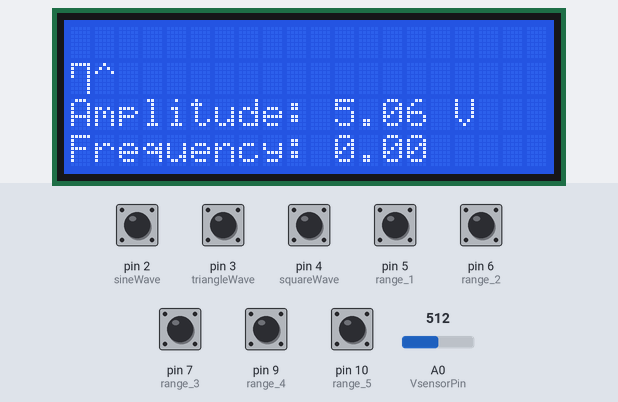
Bench run of a sketch on a simulated Arduino Uno, built with avr-gcc and run on an emulated ATmega328P. Parts: 20×4 character LCD. Inputs (shaded band) come from the test bench; at power-on: pin 2 (sineWave), pin 3 (triangleWave), pin 4 (squareWave), pin 5 (range_1), pin 6 (range_2), pin 7 (range_3), pin 9 (range_4), pin 10 (range_5) HIGH, A0 (VsensorPin) = 512.

Above: at 11.3 s.
11.4 s: pin 2 (sineWave) pulled LOW for 0.15 s
At 11.68 s:
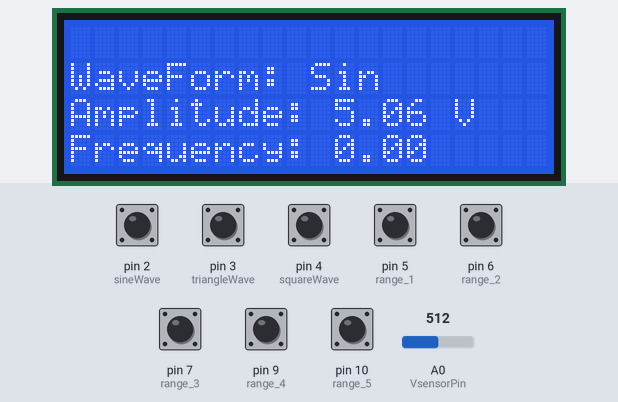
12.1 s: A0 (VsensorPin) set to 1023
At 12.79 s:
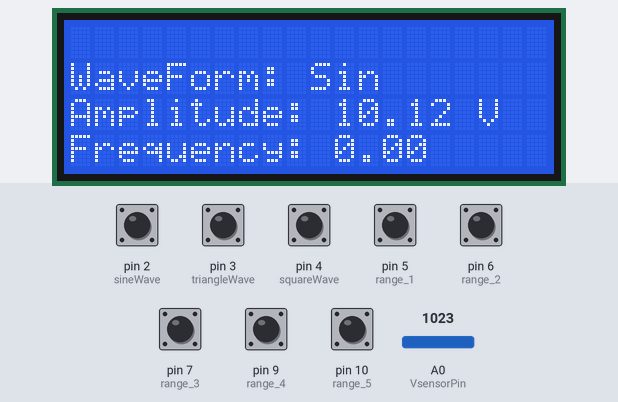
15.1 s: pin 9 (range_4) pulled LOW for 0.15 s
At 15.49 s:
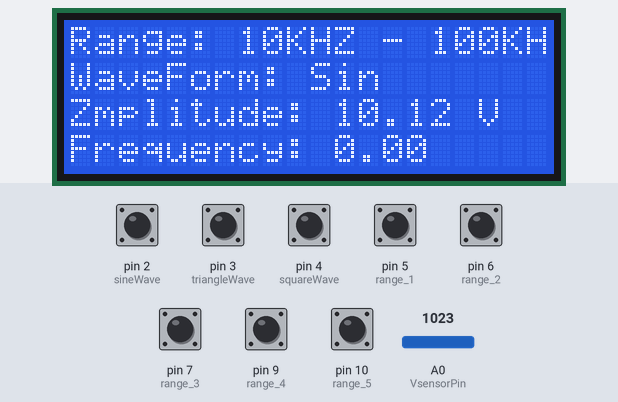
15.8 s: pin 6 (range_2) pulled LOW for 1 s
At 16.22 s:
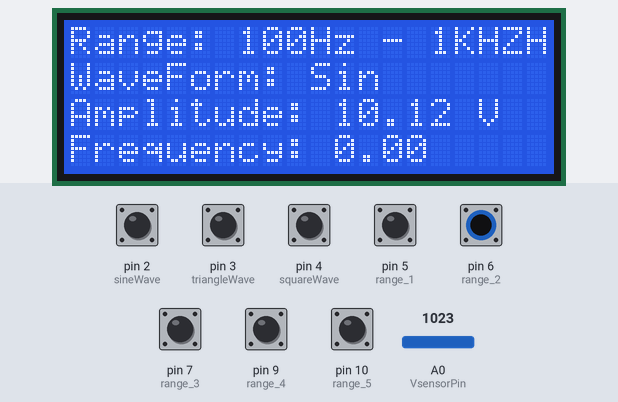
17.4 s: pin 3 (triangleWave) pulled LOW for 0.15 s
At 17.67 s:
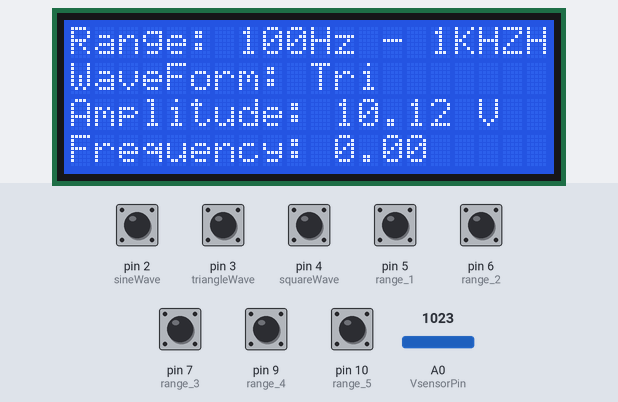
18.1 s: pin 4 (squareWave) pulled LOW for 0.15 s
At 18.39 s:
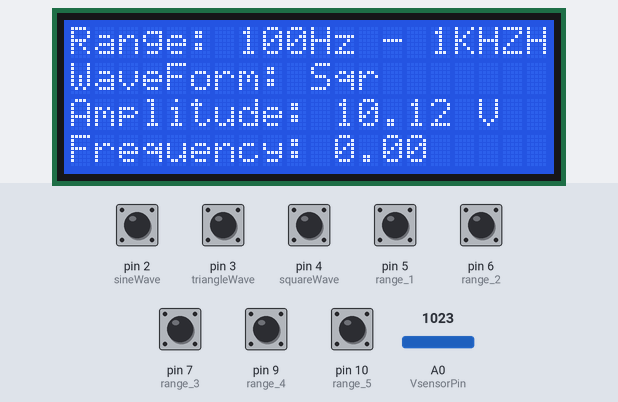
Timing chart, 0 to 19.8 s (numbered marks = the images above; inputs shaded):
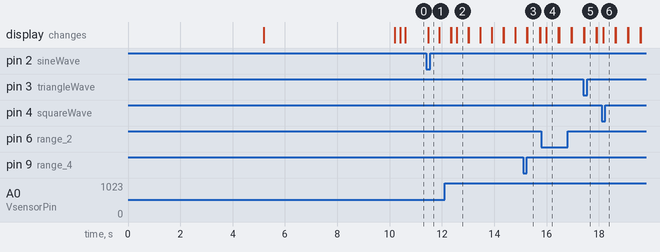

The sketch:

ARDUINO_FUNCTION_GENERATOR_R1.ino
```cpp
  /*
  #####################################################################################
  #
  #  	File:               ARDUINO_FUNCTION_GENERATOR_R1.INO
  #     Processor:          Arduino UNO, MEGA ou Teensy++ 2.0
  #  	Language:	    Wiring / C /Processing /Fritzing / Arduino IDE
  #
  #	Objectives:         Function Generator using XR-2206
  #
  #	Behavior:	    This FG will generate 3 wave forms like Sine, triangle and
  #                         square. It has DC, AC and TTL output.
  #                         Frequency (coarse and fine) adjust.
  #                         Amplitude and OffSet adjust.
  #                         Range and wave form selection by a rotary switch
  #
  #
  #     Author:             Marcelo Moraes
  #     Date:               03/23/2015
  #     place:              Brazil, Sorocaba City
  #     website:            arduinobymyself.blogspot.com.br
  #
  #####################################################################################

  This project contains public domain code.
  The modification is allowed without notice.
  */


  // libraries declaration
  #include <Wire.h>
  #include "Arduino.h"
  #include <LiquidCrystal_I2C.h> // I2C LCD display
  //#include <LiquidCrystal.h>  // 16 pins LCD display
  #include <FreqMeasure.h>


  // I2C LCD object declaration
  LiquidCrystal_I2C lcd(0x27, 20, 4); // I2C LCD display
  //LiquidCrystal lcd(11, 12, 5, 4, 3, 2);  // 16 pins LCD display


  // variables definition
  float Vsample=0;      // for amplitude
  float AMPLITUDE=0.0;  // amplitude final value calculation
  int VsensorPin = 0;    // arduino A0 pin voltage divider sensor
  double sum=0;
  int count=0;
  float frequency=0;  // for frequency
  float period=0;     // for period
  int frequencyRange = 0;
  int wave_Form = 0;
  // arduino pins
  int sineWave = 2;          // sine wave signal from SW2C
  int triangleWave = 3;      // triangle wave signal from SW2C
  int squareWave = 4;        // square wave signal from SW2C
  int range_1 = 5;           // range 0 -100Hz
  int range_2 = 6;           // range 100Hz -1KHz
  int range_3 = 7;           // range 1KHz -10KHz
  int range_4 = 9;           // range 10KHz -100KHz
  int range_5 = 10;          // range 100KHz -1MHz


  // system messages
  const char *string_table[] =
  {
    "       Welcome!",
    "  Arduino By Myself",
    " Function Generator",
    " Initializing, wait!",
    "",
    "",
    "",
    "",
    ""
  };


  // new character definition
  byte squareWave_1[8] = {
    B11111,
    B10001,
    B10001,
    B10001,
    B00001,
    B00001,
    B00001,
    B00001
  };
  byte squareWave_2[8] = {
    B00000,
    B00000,
    B00000,
    B00000,
    B00001,
    B00001,
    B00001,
    B11111
  };
  byte sineWave_1[8] = {
    B00100,
    B01010,
    B10001,
    B10001,
    B00000,
    B00000,
    B00000,
    B00000
  };
  byte sineWave_2[8] = {
    B00000,
    B00000,
    B00000,
    B00000,
    B10001,
    B10001,
    B01010,
    B00100
  };
  byte triangleWave_1[8] = {
    B00100,
    B01010,
    B10001,
    B00000,
    B00000,
    B00000,
    B00000,
    B00000
   };
   byte triangleWave_2[8] = {
    B00000,
    B00000,
    B00000,
    B10000,
    B01000,
    B00100,
    B00010,
    B00001
  };
  byte triangleWave_3[8] = {
    B00000,
    B00000,
    B00000,
    B00000,
    B00100,
    B01000,
    B10000,
    B00000
  };
  void setup() {

    // LCD initialization
    lcd.init();          // I2C LCD initialization
    //lcd.begin(20,4);     // LCD 16 pins initialization
    lcd.backlight();     // with Backlight
    lcd.clear();         // clearscreen

    //FreqMeasure initialization
    FreqMeasure.begin();

    // Wire initialization
    Wire.begin();

    // serial initialization
    Serial.begin(115200);


    // New character registration
    lcd.createChar(0, sineWave_1);
    lcd.createChar(1, sineWave_2);
    lcd.createChar(2, triangleWave_1);
    lcd.createChar(3, triangleWave_2);
    lcd.createChar(4, triangleWave_3);
    lcd.createChar(5, squareWave_1);
    lcd.createChar(6, squareWave_2);

    // arduino pins definition
    pinMode(sineWave, INPUT);
    digitalWrite(sineWave, HIGH);
    pinMode(triangleWave, INPUT);
    digitalWrite(triangleWave, HIGH);
    pinMode(squareWave, INPUT);
    digitalWrite(squareWave, HIGH);
    pinMode(range_1, INPUT);
    digitalWrite(range_1, HIGH);
    pinMode(range_2, INPUT);
    digitalWrite(range_2, HIGH);
    pinMode(range_3, INPUT);
    digitalWrite(range_3, HIGH);
    pinMode(range_4, INPUT);
    digitalWrite(range_4, HIGH);
    pinMode(range_5, INPUT);
    digitalWrite(range_5, HIGH);


    // initial messages on display
    lcd.clear();
    lcd.setCursor(0,0);
    lcd.print(string_table[0]);
    lcd.setCursor(0,1);
    lcd.print(string_table[1]);
    lcd.setCursor(0,2);
    lcd.print(string_table[2]);
    delay(5000);
    lcd.clear();
    lcd.setCursor(0,1);
    lcd.print(string_table[3]);
    delay(5000);
    lcd.clear();         // clearscreen
  }

  void loop() {
    //lcd.clear();         // clearscreen
    // main program, call functions

    range();  // check the range used from the switch S1B
    displayRange();
    waveForm();  // check the wave form used from teh switch S2C
    displayWaveForm();
    amplitudeMeter(); // calculate the amplitude from the resistor devider from the DC_output signal
    //displayAmplitude();
    for(int i=0;i<100;i++){
    frequencyMeter();  // get the frequency from the TTL_output signal
    }
    displayFrequency();

  }


  void range(){
    // check the range used from the switch S1B
    if(!digitalRead(range_1)){
      frequencyRange = 1;
    }
    if(!digitalRead(range_2)){
      frequencyRange = 2;
    }
    if(!digitalRead(range_3)){
      frequencyRange = 3;
    }
    if(!digitalRead(range_4)){
      frequencyRange = 4;
    }
    if(!digitalRead(range_5)){
      frequencyRange = 5;
    }
  }

  void displayRange(){
    lcd.setCursor(0,0);
    switch(frequencyRange){
      case 1:
        lcd.print("Range: 0 - 100HZ");
        break;
      case 2:
        lcd.print("Range: 100Hz - 1KHZ");
        break;
      case 3:
        lcd.print("Range: 1KHZ - 10KHZ");
        break;
      case 4:
        lcd.print("Range: 10KHZ - 100KHZ");
        break;
      case 5:
        lcd.print("Range: 100KHZ - 1MHZ");
        break;
      default:
        break;
    }
  }


  void waveForm(){
    // check the wave form used from teh switch S2C
    if(!digitalRead(sineWave)){
      wave_Form = 1;
    }
    if(!digitalRead(triangleWave)){
      wave_Form = 2;
    }
    if(!digitalRead(squareWave)){
      wave_Form = 3;
    }
  }

  void displayWaveForm(){
    lcd.setCursor(0,1);
    switch(wave_Form){
      case 1:
        lcd.print("WaveForm: Sin ");
        //lcd.write(byte(0)); // for 0 char needs the byte() statement
        //lcd.write(1); // for the others chars do not need the byte()statement
        break;
      case 2:
        lcd.print("WaveForm: Tri ");
        //lcd.write(2);
        //lcd.write(3);
        //lcd.write(4);
        break;
      case 3:
        lcd.print("WaveForm: Sqr ");
        //lcd.write(5);
        //lcd.write(6);
        break;
      default:
        break;
    }
  }


  void amplitudeMeter() {
    //long milisec = millis(); // calculate time in milisec
    //long time=milisec/1000; // convert time to sec

    //////////////////////////////////////////////////////////////////////////////////////////////////////////
    /// taking 150 samples from sensors with a inerval of 2sec and then average the samples data collected
    //////////////////////////////////////////////////////////////////////////////////////////////////////////

    for(int i=0;i<150;i++){
      Vsample+=analogRead(VsensorPin);  //read the voltage from the sensor
      delay(1); // 150 samples on 300ms
    }
    Vsample=Vsample/150;

    //////////////////////////////////////////////////////////////////////////////////////////////////////////
    /// voltage calculation
    //////////////////////////////////////////////////////////////////////////////////////////////////////////
    AMPLITUDE=4.911*2*Vsample/1000; //  callibration // 4.911 from voltage div is eqv 512 in A0 reading  // multiply 2 to get actual voltage

    lcd.setCursor(0,2);
    lcd.print("Amplitude: ");
    lcd.print(AMPLITUDE);
    lcd.println(" V   ");

  }


  void displayAmplitude(){
    lcd.setCursor(0,2);
    lcd.print("Amplitude: ");
    lcd.print(AMPLITUDE);
    lcd.println(" V   ");
  }

  void frequencyMeter(){
    // get the frequency from the TTL_output signal
    if (FreqMeasure.available()) {
      // average several reading together
      sum = sum + FreqMeasure.read();
      count = count + 1;
      if (count > 100) {
        frequency = FreqMeasure.countToFrequency(sum / count);
        period = 1/frequency*1000000;  // period in us
        //Serial.print(frequency); // frequency in Hz
        //Serial.print(" Hz    ");
        //Serial.print(period); //period in us
        //Serial.println(" us");
        sum = 0;
        count = 0;
      }
    }
    //delay(1);
  }

  void displayFrequency(){
    lcd.setCursor(0,3);
    lcd.print("Frequency: ");
    lcd.print(frequency);
    //lcd.print(" Hz");
  }

  void displayAll(){
    //lcd.clear();
    displayRange();
    displayWaveForm();
    displayAmplitude();
    displayFrequency();
    //delay(2);
  }
```

Measured:
- after the input at 11.4 s, the display: changes after 0.07 s (image 1)
- after the input at 12.1 s, the display: first changes after 0.24 s (image 2 shows a later state)
- after the input at 15.1 s, the display: first differs from a run without the input after 0.17 s (image 3)
- after the input at 15.8 s, the display: changes after 0.19 s (image 4)
- after the input at 17.4 s, the display: first differs from a run without the input after 0.05 s (image 5)
- after the input at 18.1 s, the display: changes after 0.07 s (image 6)
- what the display in image 2 shows lasts 0.4 s, from 12.6 s to 13.0 s
